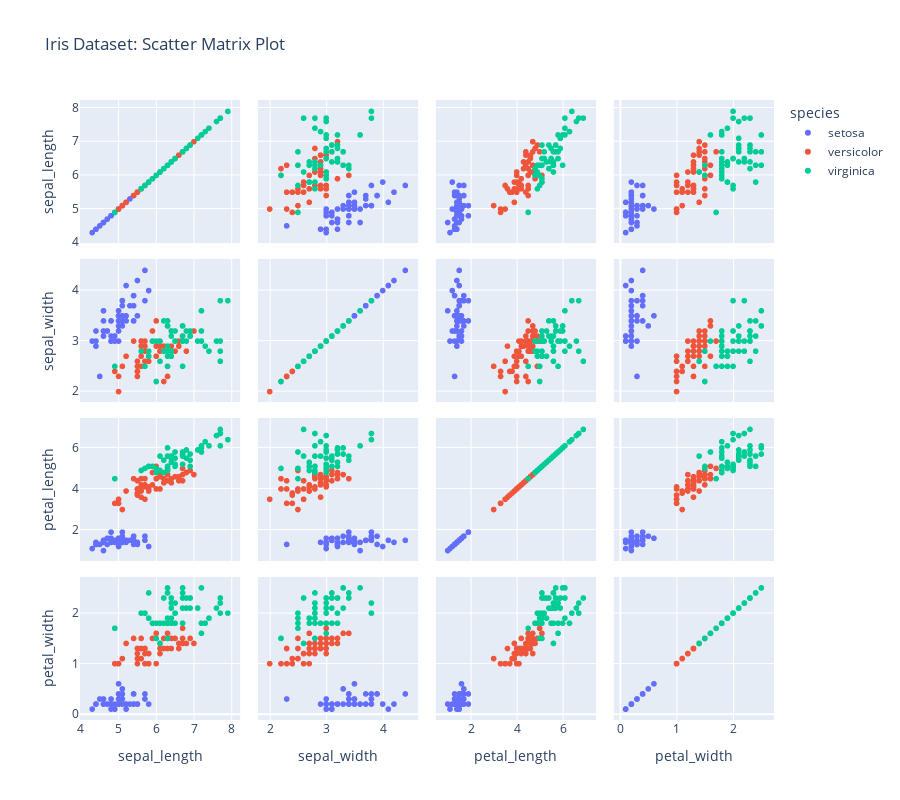

The cell this chart's notebook holds for it:
### Markdown cell above
Question 4: Using the iris dataset in the Plotly library, Plot a scatter matrix plot, using the "species" column for the color parameter.

Note : Use "sepal_length", "sepal_width", "petal_length", "petal_width" columns only with the dimensions parameter.

Answer :

### Code cell
import plotly.express as px

# Load the "iris" dataset from Plotly
iris = px.data.iris()

# Plot a scatter matrix plot using Plotly express
fig = px.scatter_matrix(iris, 
                        dimensions=["sepal_length", "sepal_width", "petal_length", "petal_width"],
                        color="species", title="Iris Dataset: Scatter Matrix Plot")

# Updating the height of figure
fig.update_layout(height=800)

fig.show()

### Figure 1 — Plotly figure (JSON) as saved in the notebook; plotly's stock layout.template omitted (floating-point values rounded to 4 significant figures)
{"data": [{"dimensions": [{"axis": {"matches": true}, "label": "sepal_length", "values": [5.1, 4.9, 4.7, 4.6, 5.0, 5.4, 4.6, 5.0, 4.4, 4.9, 5.4, 4.8, 4.8, 4.3, 5.8, 5.7, 5.4, 5.1, 5.7, 5.1, 5.4, 5.1, 4.6, 5.1, 4.8, 5.0, 5.0, 5.2, 5.2, 4.7, 4.8, 5.4, 5.2, 5.5, 4.9, 5.0, 5.5, 4.9, 4.4, 5.1, 5.0, 4.5, 4.4, 5.0, 5.1, 4.8, 5.1, 4.6, 5.3, 5.0]}, {"axis": {"matches": true}, "label": "sepal_width", "values": [3.5, 3.0, 3.2, 3.1, 3.6, 3.9, 3.4, 3.4, 2.9, 3.1, 3.7, 3.4, 3.0, 3.0, 4.0, 4.4, 3.9, 3.5, 3.8, 3.8, 3.4, 3.7, 3.6, 3.3, 3.4, 3.0, 3.4, 3.5, 3.4, 3.2, 3.1, 3.4, 4.1, 4.2, 3.1, 3.2, 3.5, 3.1, 3.0, 3.4, 3.5, 2.3, 3.2, 3.5, 3.8, 3.0, 3.8, 3.2, 3.7, 3.3]}, {"axis": {"matches": true}, "label": "petal_length", "values": [1.4, 1.4, 1.3, 1.5, 1.4, 1.7, 1.4, 1.5, 1.4, 1.5, 1.5, 1.6, 1.4, 1.1, 1.2, 1.5, 1.3, 1.4, 1.7, 1.5, 1.7, 1.5, 1.0, 1.7, 1.9, 1.6, 1.6, 1.5, 1.4, 1.6, 1.6, 1.5, 1.5, 1.4, 1.5, 1.2, 1.3, 1.5, 1.3, 1.5, 1.3, 1.3, 1.3, 1.6, 1.9, 1.4, 1.6, 1.4, 1.5, 1.4]}, {"axis": {"matches": true}, "label": "petal_width", "values": [0.2, 0.2, 0.2, 0.2, 0.2, 0.4, 0.3, 0.2, 0.2, 0.1, 0.2, 0.2, 0.1, 0.1, 0.2, 0.4, 0.4, 0.3, 0.3, 0.3, 0.2, 0.4, 0.2, 0.5, 0.2, 0.2, 0.4, 0.2, 0.2, 0.2, 0.2, 0.4, 0.1, 0.2, 0.1, 0.2, 0.2, 0.1, 0.2, 0.2, 0.3, 0.3, 0.2, 0.6, 0.4, 0.3, 0.2, 0.2, 0.2, 0.2]}], "hovertemplate": "species=setosa<br>%{xaxis.title.text}=%{x}<br>%{yaxis.title.text}=%{y}<extra></extra>", "legendgroup": "setosa", "marker": {"color": "#636efa", "symbol": "circle"}, "name": "setosa", "showlegend": true, "type": "splom"}, {"dimensions": [{"axis": {"matches": true}, "label": "sepal_length", "values": [7.0, 6.4, 6.9, 5.5, 6.5, 5.7, 6.3, 4.9, 6.6, 5.2, 5.0, 5.9, 6.0, 6.1, 5.6, 6.7, 5.6, 5.8, 6.2, 5.6, 5.9, 6.1, 6.3, 6.1, 6.4, 6.6, 6.8, 6.7, 6.0, 5.7, 5.5, 5.5, 5.8, 6.0, 5.4, 6.0, 6.7, 6.3, 5.6, 5.5, 5.5, 6.1, 5.8, 5.0, 5.6, 5.7, 5.7, 6.2, 5.1, 5.7]}, {"axis": {"matches": true}, "label": "sepal_width", "values": [3.2, 3.2, 3.1, 2.3, 2.8, 2.8, 3.3, 2.4, 2.9, 2.7, 2.0, 3.0, 2.2, 2.9, 2.9, 3.1, 3.0, 2.7, 2.2, 2.5, 3.2, 2.8, 2.5, 2.8, 2.9, 3.0, 2.8, 3.0, 2.9, 2.6, 2.4, 2.4, 2.7, 2.7, 3.0, 3.4, 3.1, 2.3, 3.0, 2.5, 2.6, 3.0, 2.6, 2.3, 2.7, 3.0, 2.9, 2.9, 2.5, 2.8]}, {"axis": {"matches": true}, "label": "petal_length", "values": [4.7, 4.5, 4.9, 4.0, 4.6, 4.5, 4.7, 3.3, 4.6, 3.9, 3.5, 4.2, 4.0, 4.7, 3.6, 4.4, 4.5, 4.1, 4.5, 3.9, 4.8, 4.0, 4.9, 4.7, 4.3, 4.4, 4.8, 5.0, 4.5, 3.5, 3.8, 3.7, 3.9, 5.1, 4.5, 4.5, 4.7, 4.4, 4.1, 4.0, 4.4, 4.6, 4.0, 3.3, 4.2, 4.2, 4.2, 4.3, 3.0, 4.1]}, {"axis": {"matches": true}, "label": "petal_width", "values": [1.4, 1.5, 1.5, 1.3, 1.5, 1.3, 1.6, 1.0, 1.3, 1.4, 1.0, 1.5, 1.0, 1.4, 1.3, 1.4, 1.5, 1.0, 1.5, 1.1, 1.8, 1.3, 1.5, 1.2, 1.3, 1.4, 1.4, 1.7, 1.5, 1.0, 1.1, 1.0, 1.2, 1.6, 1.5, 1.6, 1.5, 1.3, 1.3, 1.3, 1.2, 1.4, 1.2, 1.0, 1.3, 1.2, 1.3, 1.3, 1.1, 1.3]}], "hovertemplate": "species=versicolor<br>%{xaxis.title.text}=%{x}<br>%{yaxis.title.text}=%{y}<extra></extra>", "legendgroup": "versicolor", "marker": {"color": "#EF553B", "symbol": "circle"}, "name": "versicolor", "showlegend": true, "type": "splom"}, {"dimensions": [{"axis": {"matches": true}, "label": "sepal_length", "values": [6.3, 5.8, 7.1, 6.3, 6.5, 7.6, 4.9, 7.3, 6.7, 7.2, 6.5, 6.4, 6.8, 5.7, 5.8, 6.4, 6.5, 7.7, 7.7, 6.0, 6.9, 5.6, 7.7, 6.3, 6.7, 7.2, 6.2, 6.1, 6.4, 7.2, 7.4, 7.9, 6.4, 6.3, 6.1, 7.7, 6.3, 6.4, 6.0, 6.9, 6.7, 6.9, 5.8, 6.8, 6.7, 6.7, 6.3, 6.5, 6.2, 5.9]}, {"axis": {"matches": true}, "label": "sepal_width", "values": [3.3, 2.7, 3.0, 2.9, 3.0, 3.0, 2.5, 2.9, 2.5, 3.6, 3.2, 2.7, 3.0, 2.5, 2.8, 3.2, 3.0, 3.8, 2.6, 2.2, 3.2, 2.8, 2.8, 2.7, 3.3, 3.2, 2.8, 3.0, 2.8, 3.0, 2.8, 3.8, 2.8, 2.8, 2.6, 3.0, 3.4, 3.1, 3.0, 3.1, 3.1, 3.1, 2.7, 3.2, 3.3, 3.0, 2.5, 3.0, 3.4, 3.0]}, {"axis": {"matches": true}, "label": "petal_length", "values": [6.0, 5.1, 5.9, 5.6, 5.8, 6.6, 4.5, 6.3, 5.8, 6.1, 5.1, 5.3, 5.5, 5.0, 5.1, 5.3, 5.5, 6.7, 6.9, 5.0, 5.7, 4.9, 6.7, 4.9, 5.7, 6.0, 4.8, 4.9, 5.6, 5.8, 6.1, 6.4, 5.6, 5.1, 5.6, 6.1, 5.6, 5.5, 4.8, 5.4, 5.6, 5.1, 5.1, 5.9, 5.7, 5.2, 5.0, 5.2, 5.4, 5.1]}, {"axis": {"matches": true}, "label": "petal_width", "values": [2.5, 1.9, 2.1, 1.8, 2.2, 2.1, 1.7, 1.8, 1.8, 2.5, 2.0, 1.9, 2.1, 2.0, 2.4, 2.3, 1.8, 2.2, 2.3, 1.5, 2.3, 2.0, 2.0, 1.8, 2.1, 1.8, 1.8, 1.8, 2.1, 1.6, 1.9, 2.0, 2.2, 1.5, 1.4, 2.3, 2.4, 1.8, 1.8, 2.1, 2.4, 2.3, 1.9, 2.3, 2.5, 2.3, 1.9, 2.0, 2.3, 1.8]}], "hovertemplate": "species=virginica<br>%{xaxis.title.text}=%{x}<br>%{yaxis.title.text}=%{y}<extra></extra>", "legendgroup": "virginica", "marker": {"color": "#00cc96", "symbol": "circle"}, "name": "virginica", "showlegend": true, "type": "splom"}], "layout": {"dragmode": "select", "height": 800, "legend": {"title": {"text": "species"}, "tracegroupgap": 0}, "title": {"text": "Iris Dataset: Scatter Matrix Plot"}}}
